Frame 1 (no input): blank canvas, image omitted
Frame 60 (no input): blank canvas, image omitted
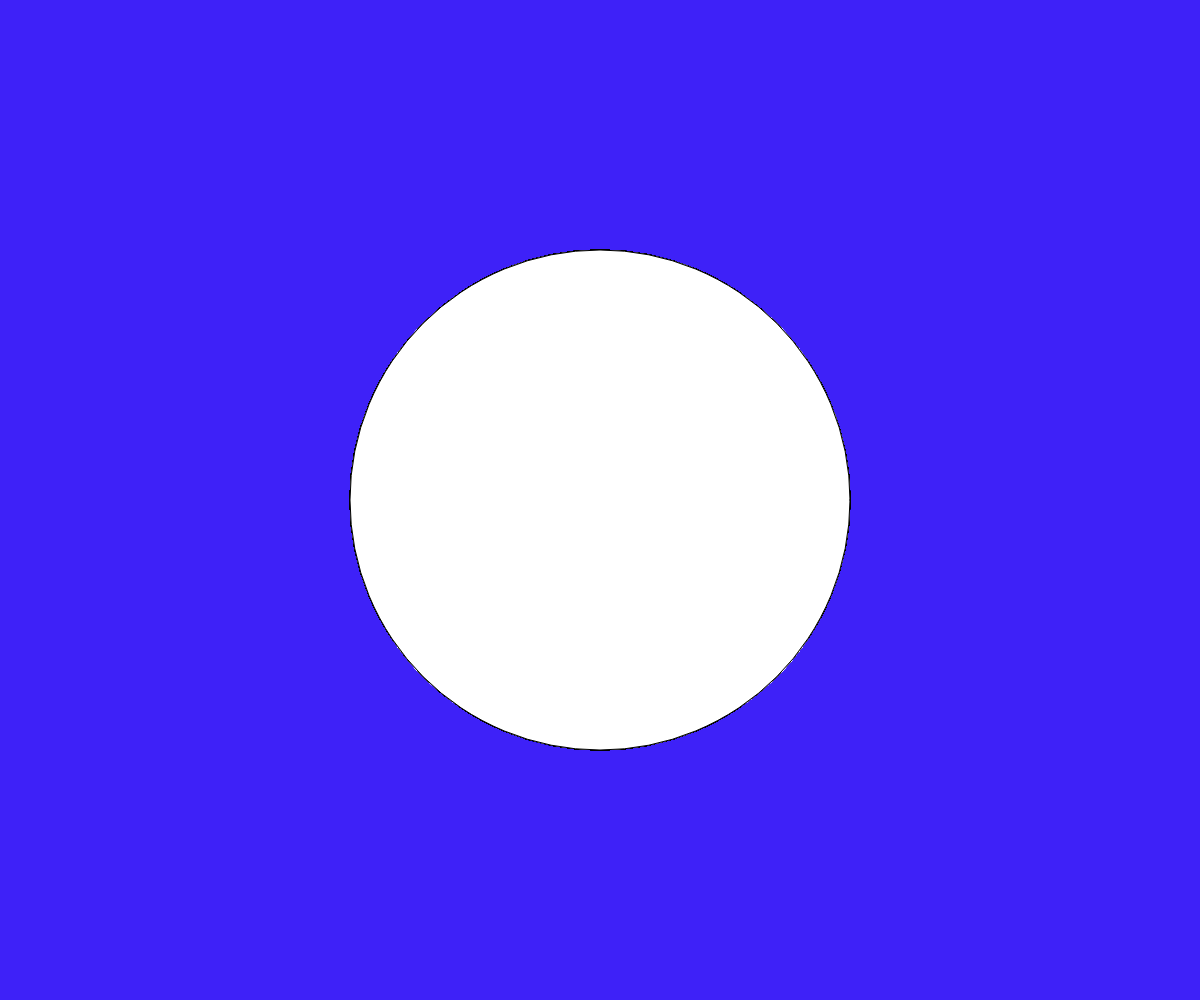
Frame 120 (the mouse pressed at the canvas centre since frame 60)

The p5.js sketch whose frames 1 and 60 were blank and that drew this single picture after the mouse press (run headless with seeded random() and noise() and a simulated clock; from frame 60 on, the mouse is pressed at the canvas centre):

// p5.js sketch
// ── sketch.js
function setup() {

  createCanvas(windowWidth, windowHeight);
  
    background(62, 33, 248);
}

function draw() {
  circle(mouseX, mouseY, mouseY); 
}
